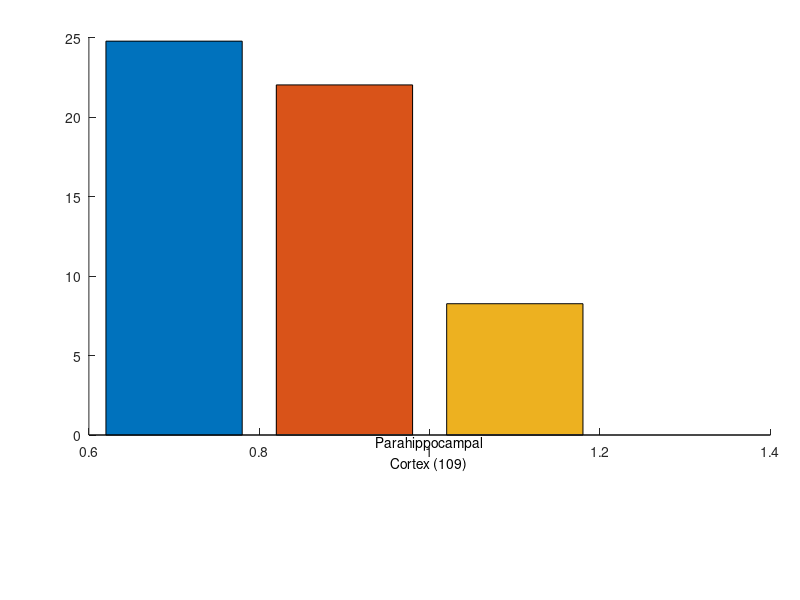

The MATLAB source for this figure: (Note: this script raises an error after producing the figure.)
clear, clc

load('data_anova.mat')

%%

close all
fig = figure('Units','centimeters', 'Position',[2 2 13.5 8], 'Color','w');

nums  = 0:9;
nNums = numel(nums);
colors_num = [0.8  0    0;...
              1.0  0.2  0;...
              1.0  0.6  0;...
              0.9  0.9  0;...
              0.5  0.8  0.3;...
              0.6  0.8  0.9;...
              0    0.8  1.0;...
              0    0.4  1.0;...
              0    0    1.0;...
              0    0    0.6];
          
colors_anova = [ 58  34 130;...      % dark blue
                 62 139 202;...      % light blue
                123 187  77;...      % green
                240 176   0] / 255;  % yellow
stars = {'','*','*','*'};

nAreas = numel(areas);
nFacs  = numel(factors);

% --- anova table ---

axAnova = axes('Units','centimeters', 'Position',[1.5 2.2 11.5 5.3]);
hold on

% data
for a=1:nAreas
    % xlabel
    text(a,0,...
        {areas{a}{1},[areas{a}{2},' (',num2str(unitsPerArea(a)),')']},...
        'HorizontalAlignment','center', 'VerticalAlignment','top', 'FontSize',10)
    % bars
    xs = linspace(a-.3,a+.3,nFacs);
    b  = bar(xs,diag(tablePercent(:,a)), 'stacked');
    for f=1:nFacs
        b(f).FaceColor = colors_anova(f,:);
        % significance
        text(xs(f),tablePercent(f,a)+.5,...
            [stars{[100 .05 .01 .001] >= tableSignificance(f,a)}],...
            'VerticalAlignment','middle', 'HorizontalAlignment','center', 'FontSize',10);
    end % f factors
end % a areas

% axis properties
set(axAnova,...
    'xTick',1:nAreas, 'xTickLabel',[],... % tickLabels,...
    'yTick',0:5:axAnova.YLim(2), 'yGrid','on',...
    'FontSize',10)
ylabel('Significant units (%)', 'FontSize',12)
axAnova.XRuler.TickLabelGapOffset = -2;
axAnova.YRuler.TickLabelGapOffset = 0;
axis([[0 nAreas]+.5  ,  [0 27]]); % ceil((max(table_percs(:)+2)/5))*5]])

% --- legend: anova table ---

axAnova_Legend = axes('Units','centimeters', 'Position',[6.5 .5 6.5 .5]);
hold on

xFacs = [0 0 .6 .65];
for f=1:nFacs
    rectangle('Position',[f+xFacs(f) 0 .2 .5], 'FaceColor',colors_anova(f,:))
    text(f+.35+xFacs(f),.25, factors{f},...
        'HorizontalAlignment','left', 'VerticalAlignment','middle', 'FontSize',8)
end % f factors

% axis properties
axis([0.9 nFacs+1.5 , -.15 .7])
set(axAnova_Legend, 'XTick','', 'YTick','', 'box','on')